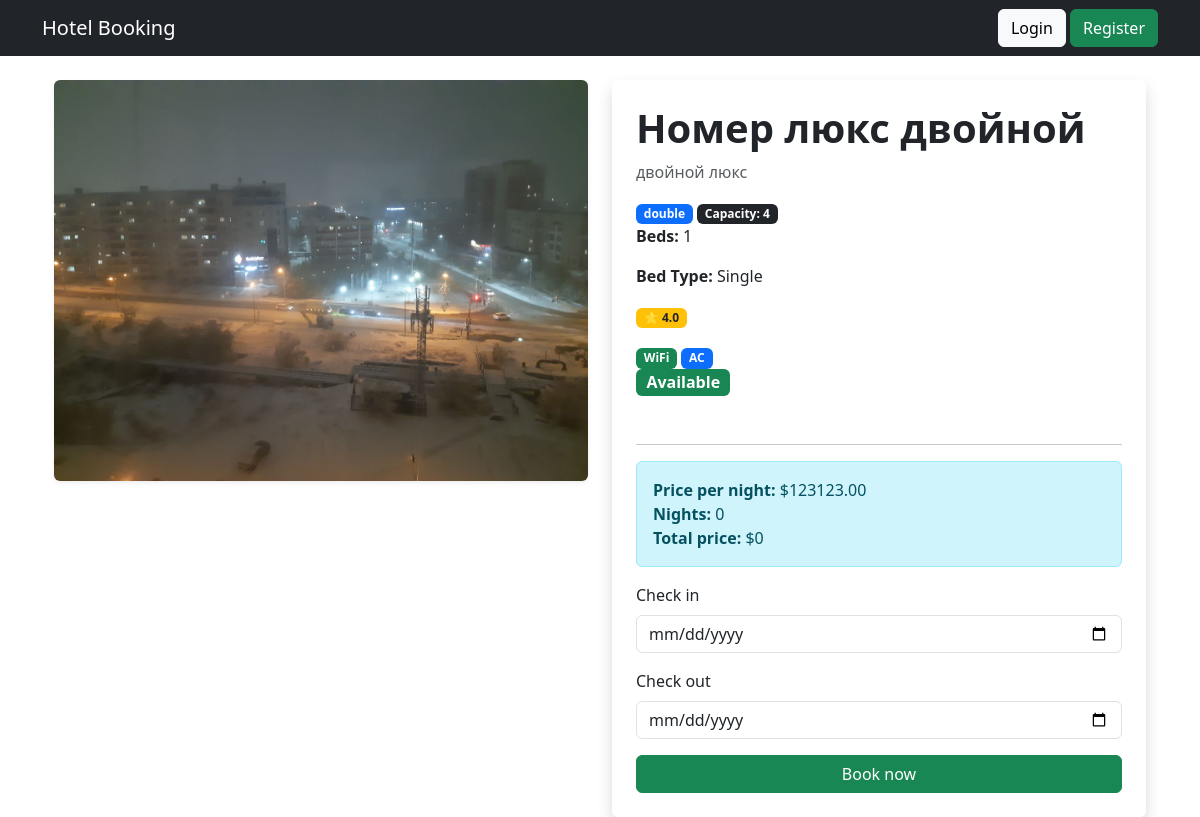
The app's page /room/1/, older data.
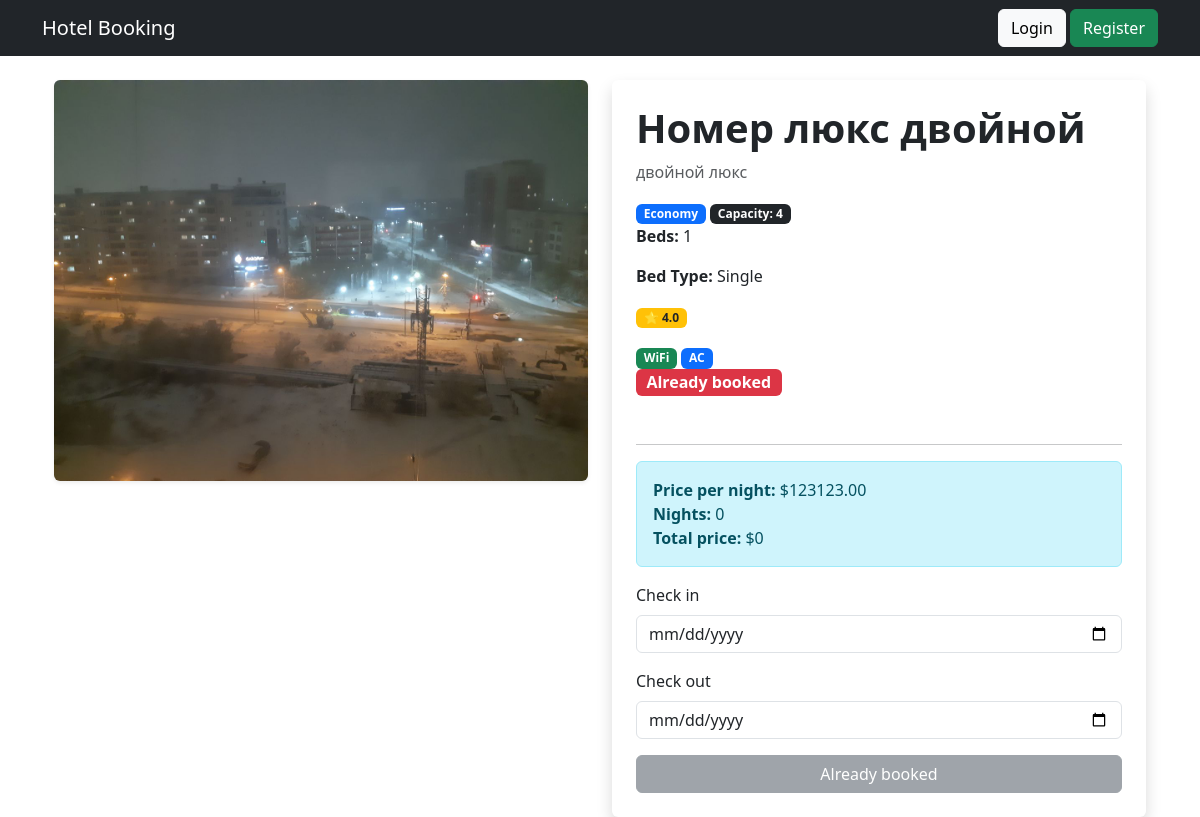
The same page, newer data.
### main/models.py (models this page shows, shortened)
class Room(models.Model):
    ROOM_TYPES = (
        ('economy', 'Economy'),
        ('standard', 'Standard'),
        ('comfort', 'Comfort'),
        ('deluxe', 'Deluxe'),
        ('lux', 'Lux'),
        ('full_lux', 'Full Lux'),
        ('presidential', 'Presidential'),
    )
    hotel = models.ForeignKey(
        Hotel,
        on_delete=models.CASCADE,
        related_name='rooms'
    )
    title = models.CharField(max_length=255)
    description = models.TextField()
    room_type = models.CharField(
        max_length=20,
        choices=ROOM_TYPES,
        default='standard'
    )
    price = models.DecimalField(
        max_digits=10,
        decimal_places=2
    )
    capacity = models.PositiveIntegerField()
    size_m2 = models.PositiveIntegerField(
        null=True,
        blank=True
    )
    BED_TYPES = (
        ('single', 'Single'),
        ('double', 'Double'),
        ('triple', 'Triple'),
        ('queen (1 big bed for 1 person)', 'Queen (1 big bed for 1 person)'),
        ('king (bed for 4 people)', 'King (bed for 4 people)'),
    )
    beds = models.PositiveIntegerField(default=1)
    bed_type = models.CharField(
        max_length=50,
        choices=BED_TYPES,
        default='single'
    )
    has_wifi = models.BooleanField(default=True)
    has_breakfast = models.BooleanField(default=False)
    has_air_conditioning = models.BooleanField(default=True)
    is_available = models.BooleanField(default=True)
    rating = models.DecimalField(
        max_digits=3,
        decimal_places=1,
        default=4.0
    )
    created_at = models.DateTimeField(auto_now_add=True)

### main/views.py (the view, shortened to what this page needs)
# urls.py: path('room/<int:pk>/', room_detail, name='room_detail'),
def room_detail(request, pk):
    room = get_object_or_404(Room, id=pk)
    form = BookingForm()
    return render(request, 'room_detail.html', {
        'room': room,
        'form': form
    })

### main/forms.py
class BookingForm(forms.ModelForm):
    class Meta:
        model = Booking
        fields = ['check_in', 'check_out']
        widgets = {
            'check_in': forms.DateInput(attrs={
                'type': 'date',
                'class': 'form-control'
            }),
            'check_out': forms.DateInput(attrs={
                'type': 'date',
                'class': 'form-control'
            }),
        }

### main/templates/room_detail.html (shortened to what this page needs)
{% extends 'base.html' %}
{% block content %}
<div class="container mt-4">
    <div class="row">
        <div class="col-md-6">
            {% for image in room.images.all %}
                <img src="{{ image.image.url }}"
                     class="img-fluid rounded mb-3 shadow-sm">
            {% endfor %}
        </div>
        <div class="col-md-6">
            <div class="card shadow border-0 p-4">
                <h1 class="fw-bold">{{ room.title }}</h1>
                <p class="text-muted">
                    {{ room.description }}
                </p>
                <div class="mb-3">
                    <span class="badge bg-primary">
                        {{ room.get_room_type_display }}
                    </span>
                    <span class="badge bg-dark">
                        Capacity: {{ room.capacity }}
                    </span>
                    <p>
                    <strong>Beds:</strong>
                        {{ room.beds }}
                    </p>
                    <p>
                        <strong>Bed Type:</strong>
                        {{ room.get_bed_type_display }}
                    </p>
                    {% if room.rating %}
                        <span class="badge bg-warning text-dark">
                            ⭐ {{ room.rating }}
                        </span>
                    {% endif %}
                </div>
                <div class="mb-3">
                    {% if room.has_wifi %}
                        <span class="badge bg-success">WiFi</span>
                    {% endif %}
                    {% if room.has_air_conditioning %}
                        <span class="badge bg-primary">AC</span>
                    {% endif %}
                    <div class="mb-3">
                        {% if room.is_available %}
                            <span class="badge bg-success fs-6">
                                Available
                            </span>
                        {% else %}
                            <span class="badge bg-danger fs-6">
                                Already booked
                            </span>
                        {% endif %}
                    </div>
                </div>
                <hr>
                <div class="alert alert-info">
                    <div>
                        <strong>Price per night:</strong>
                        ${{ room.price }}
                    </div>
                    <div>
                        <strong>Nights:</strong>
                        <span id="nights">0</span>
                    </div>
                    <div>
                        <strong>Total price:</strong>
                        $<span id="total">0</span>
                    </div>
                </div>
                <form method="POST">
                    <div class="mb-3">
                        <label class="form-label">Check in</label>
                        <input type="date"
                               name="check_in"
                               id="check_in"
                               class="form-control">
                    </div>
                    <div class="mb-3">
                        <label class="form-label">Check out</label>
                        <input type="date"
                               name="check_out"
                               id="check_out"
                               class="form-control">
                    </div>
                    {% if room.is_available %}
                        <button class="btn btn-success w-100">
                            Book now
                        </button>
                    {% else %}
                        <button class="btn btn-secondary w-100" disabled>
                            Already booked
                         </button>
                    {% endif %}
                </form>
            </div>
        </div>
    </div>
</div>
{% endblock %}

Row changes from the older to the newer data that the page shows:
changed Room "Номер люкс двойной": room_type "double" → "Economy"; is_available True → False (drawn)
Text that changed along with them:
text no longer shown: "Available Book now"
text now shown: "Already booked Already booked"
